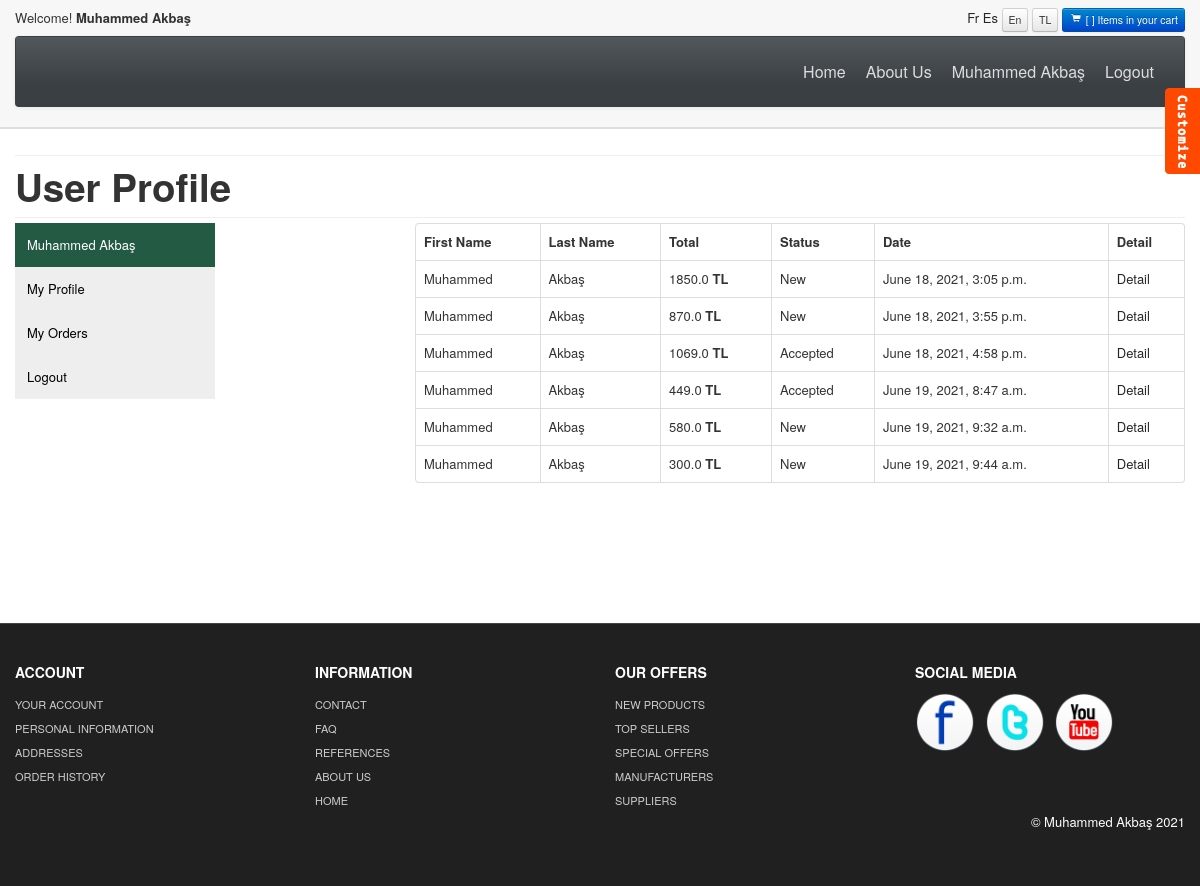
Screenshot of /user/orders/ (signed in) with the database file from the repository.
### order/models.py (models this page shows, shortened)
class Order(models.Model):
    STATUS = (
        ('New', 'New'),
        ('Accepted', 'Accepted'),
        ('Canceled', 'Canceled'),
    )
    user = models.ForeignKey(User, on_delete=models.SET_NULL, null=True)
    code = models.CharField(max_length=5, editable=False )
    first_name = models.CharField(max_length=10)
    last_name = models.CharField(max_length=10)
    phone = models.CharField(blank=True, max_length=20)
    address = models.CharField(blank=True, max_length=150)
    city = models.CharField(blank=True, max_length=20)
    country = models.CharField(blank=True, max_length=20)
    total = models.FloatField()
    status=models.CharField(max_length=10,choices=STATUS,default='New')
    ip = models.CharField(blank=True, max_length=20)
    adminnote = models.CharField(blank=True, max_length=100)
    create_at=models.DateTimeField(auto_now_add=True)
    update_at=models.DateTimeField(auto_now=True)

### user/views.py (the view)
# urls.py: path('orders/', views.orders, name='orders'),
@login_required(login_url='/login') # Check login
def orders(request):
    category = Category.objects.all()
    current_user = request.user
    setting = Setting.objects.get(pk=1)
    orders=Order.objects.filter(user_id=current_user.id)
    context = {'category': category,
               'orders': orders,
               'setting':setting,
               }
    return render(request, 'user_orders.html', context)

### user/templates/user_orders.html (shortened to what this page needs)
{% extends 'homebase.html' %}
{% load static %}
{% block content %}
<div id="mainBody">
<div class="container">
	<hr class="soften">
	<h1>User Profile</h1>
	<hr class="soften"/>
	<div class="row" style="padding-bottom: 100px;">
	<div class="span4">
	{% include 'user_panel.html' %}
    </div>
        <div class="span8">
<table class="table table-bordered">
              <thead>
                <tr>
                  <th>First Name</th>
                  <th>Last Name</th>
                  <th>Total</th>
                    <th>Status</th>
                    <th>Date</th>
                    <th>Detail</th>
				</tr>
              </thead>
              <tbody>
              {% for rs in orders %}
                <tr>
                  <td>{{ rs.first_name}}</td>
                  <td>{{ rs.last_name}}</td>
                  <td>{{ rs.total}}<b> TL</b></td>
                  <td>{{ rs.status}} </td>
                  <td>{{ rs.create_at}} </td>
                  <td><a class="primary-btn" href="/user/orderdetail/{{ rs.id }}"> Detail </a></td>
                </tr>
				{% endfor %}
				</tbody>
            </table>
        </div>
	</div>
</div>
</div>
 {% endblock %}

### home/templates/header.html (shortened to what this page needs)
{% load static %}
<div id="header">
<div class="container">
<div id="welcomeLine" class="row">
    {% if user.id is not None %}
	<div class="span6">Welcome!<strong> {{ user.first_name }} {{ user.last_name }}</strong></div>
        {% else %}
       <div class="span6"><a href="/login">Login!</a><strong> TO BUY SPORT PRODUCTS</strong></div>
    {% endif %}
	<div class="span6">
	<div class="pull-right">
		<a href="product_summary.html"><span class="">Fr</span></a>
		<a href="product_summary.html"><span class="">Es</span></a>
		<span class="btn btn-mini">En</span>
		<span class="btn btn-mini">{{ total }}TL</span>
		<a href="/shopcart/"><span class="btn btn-mini btn-primary"><i class="icon-shopping-cart icon-white"></i> [ {{ request.session.cart_items }} ] Items in your cart </span> </a>
	</div>
	</div>
</div>
<div id="logoArea" class="navbar">
  <div class="navbar-inner">
    <ul id="topMenu" class="nav pull-right">
	 <li class=""><a href="/">Home</a></li>
	 <li class=""><a href="/hakkimizda">About Us</a></li>
     {% if user.id is not None %}
        <li class=""><a href="/user">{{ user.first_name }} {{ user.last_name }}</a></li>
         <li class=""><a href="/logout">Logout</a></li>
         {% else %}
	 <li class=""><a href="/login">Login</a></li>
         <li class=""><a href="/signup">Register</a></li>
         {% endif %}
    </ul>
  </div>
</div>
</div>
</div>

### user/templates/user_panel.html (shortened to what this page needs)
<!DOCTYPE html>
<html>
<head>
</head>
<body>
<div class="vertical-menu">
  <a href="#" class="active">{{ user.first_name }} {{ user.last_name }}</a>
  <a href="/user">My Profile</a>
  <a href="/user/orders">My Orders</a>
  <a href="/logout">Logout</a>
</div>
</body>
</html>

### home/static/themes/css/base.css (style rules this page uses)
#mainBody { border-top:2px solid #dedede; padding-top: 18px; }
#carouselBlk,#header { background: url(../images/headerRepeat.png) repeat-x 0 0 #f7f7f7; }
#logoArea, #logoArea a { line-height:49px; }
#welcomeLine { padding: 8px 0 4px }
[class^="icon-"], [class*=" icon-"] { background-image: none; }
.navbar .nav > li > a { padding:10px;color: #DDD;text-shadow: none;font-size: 16px; }
#logoArea, #logoArea a { outline:none; }
.navbar .nav.pull-right, #sideManu { overflow:hidden; }

### user/templates/user_panel.html (style rules this page uses)
.vertical-menu { width: 200px; }
.vertical-menu a { background-color: #eee; color: #000000; display: block; padding: 12px; text-decoration: none; }
.vertical-menu a.active { background-color: #225a44; color: white; }

### rows the page displays
Order: first_name "Muhammed", last_name "Akbaş", total "1850.0", status "New", create_at "June 18, 2021, 3:05 p.m."
Order: first_name "Muhammed", last_name "Akbaş", total "870.0", status "New", create_at "June 18, 2021, 3:55 p.m."
Order: first_name "Muhammed", last_name "Akbaş", total "1069.0", status "Accepted", create_at "June 18, 2021, 4:58 p.m."
Order: first_name "Muhammed", last_name "Akbaş", total "449.0", status "Accepted", create_at "June 19, 2021, 8:47 a.m."
Order: first_name "Muhammed", last_name "Akbaş", total "580.0", status "New", create_at "June 19, 2021, 9:32 a.m."
Order: first_name "Muhammed", last_name "Akbaş", total "300.0", status "New", create_at "June 19, 2021, 9:44 a.m."

### other values shown
{{ user.first_name }} "Muhammed"
{{ user.last_name }} "Akbaş"
